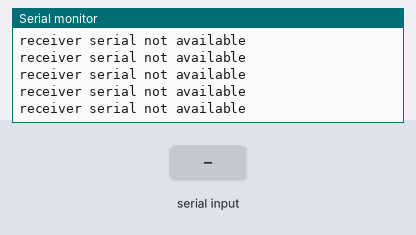
Recording of a sketch running on a simulated Arduino Uno, built with avr-gcc and run on an emulated ATmega328P. Shown: the last lines printed to the serial monitor. The test bench sets the inputs (shaded band).

Above: at 1.2 s.
1.3 s: "1" received over Serial
At 1.31 s:
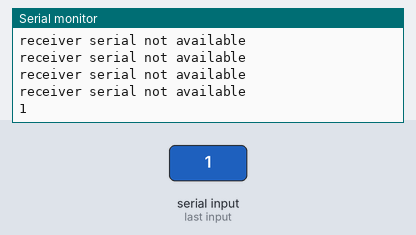
2.8 s: "0" received over Serial
At 2.81 s:
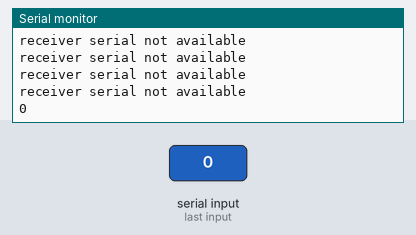
4.3 s: "2" received over Serial
At 4.32 s:
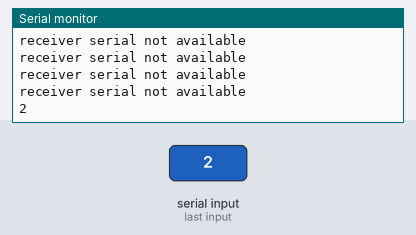

Measured:
- after the input at 1.3 s, the serial monitor: prints a new line at once (image 1)
- after the input at 2.8 s, the serial monitor: prints a new line at once (image 2)
- after the input at 4.3 s, the serial monitor: prints a new line at once (image 3)

The sketch:

arduino_receiver_wordhunt.ino
```cpp
char data;
String swipes[8] = {"up", "upright", "right", "downright", "down", "downleft", "left", "upleft"};

void setup() {
  Serial.begin(9600);
  Serial.println("working");
}

void loop() {
  if(Serial.available())
  {
    //Serial.println("looking");
    data = Serial.read(); //Read the serial data and store in var
    Serial.println(data); //Print data on Serial Monitor
  }
  else{
    Serial.println("receiver serial not available");
  }
  delay(100);

}
```
